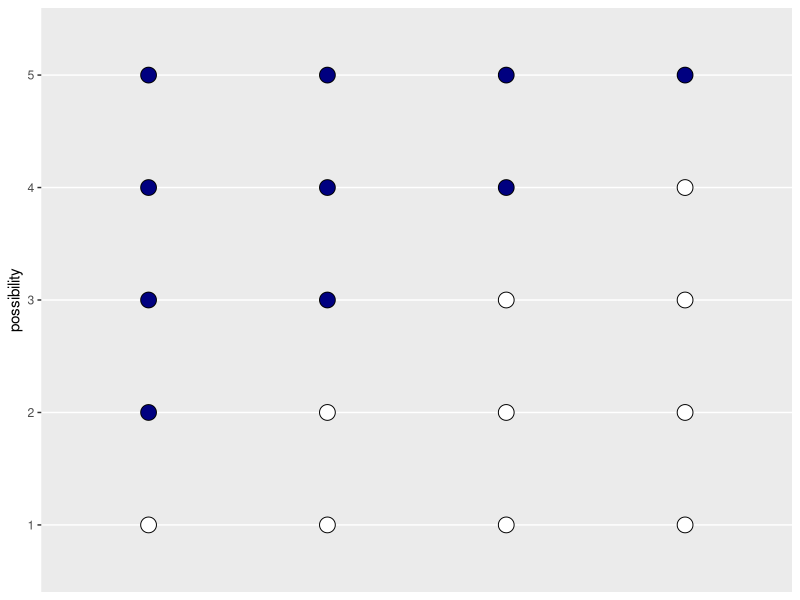
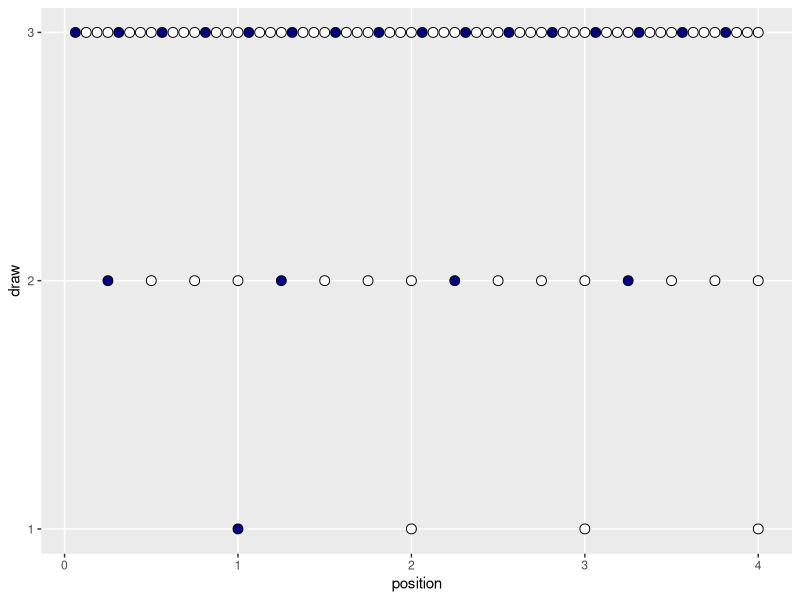
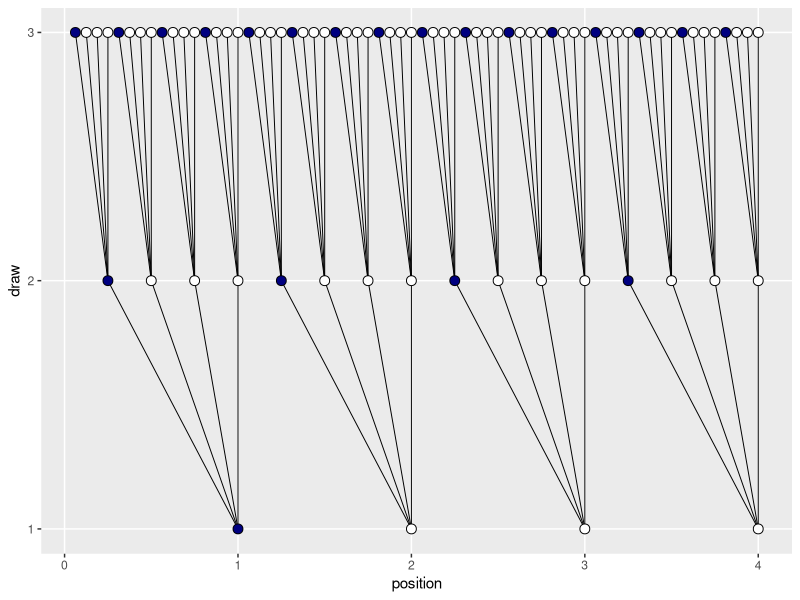
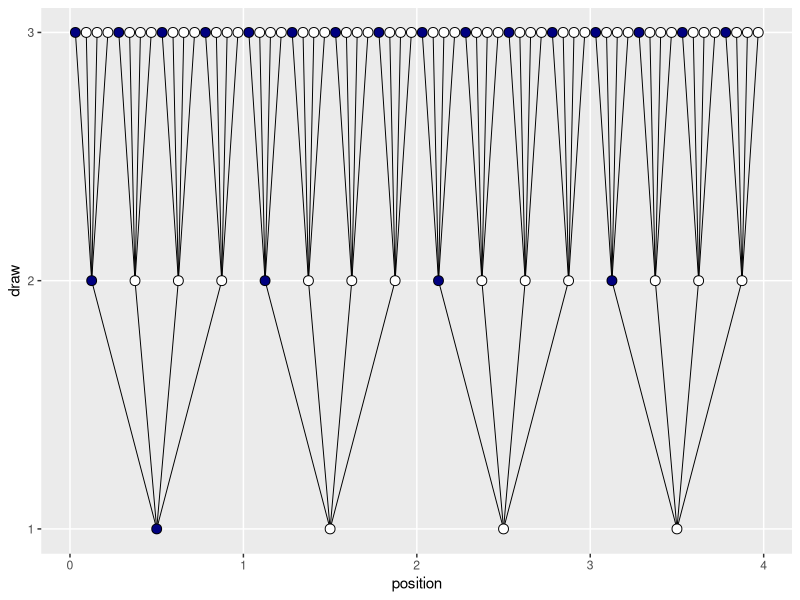
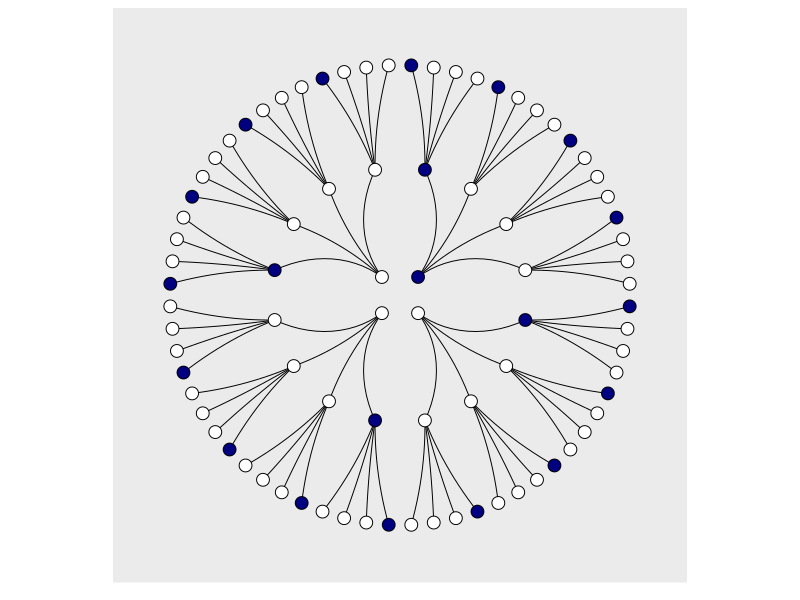
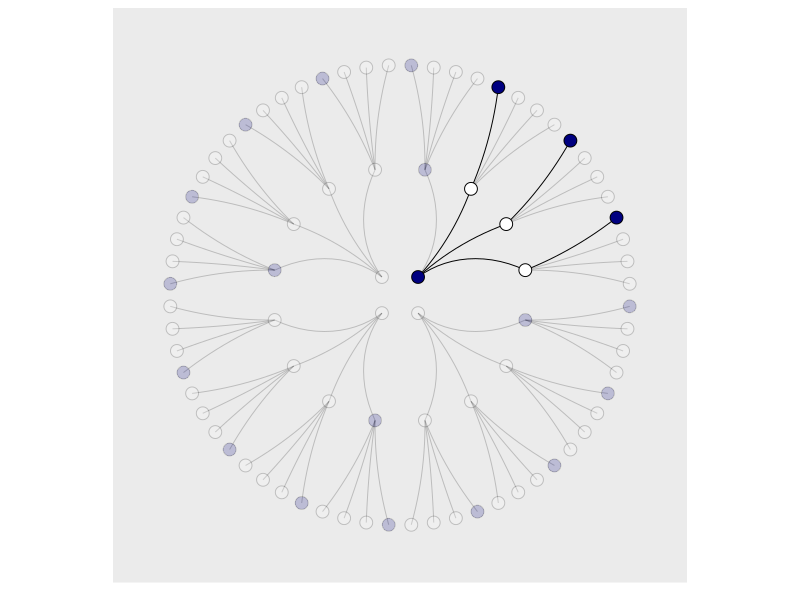
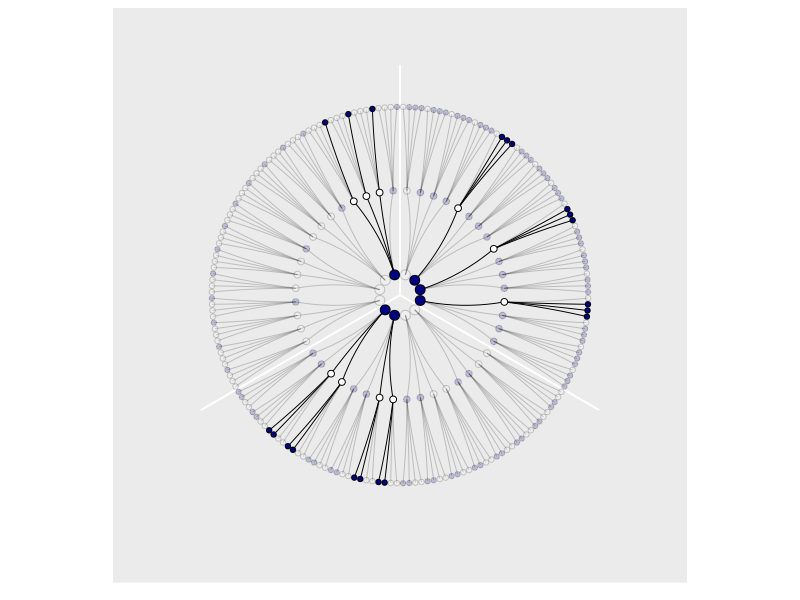

These figures' R source, in order:
## ---- chunk 1
knitr::opts_chunk$set(fig.retina = 2.5)
knitr::opts_chunk$set(fig.align = "center")
options(width = 100)
## ---- chunk 2
library(tidyverse)
## ---- chunk 3
d <-
  tibble(p1 = 0,
         p2 = rep(1:0, times = c(1, 3)),
         p3 = rep(1:0, times = c(2, 2)),
         p4 = rep(1:0, times = c(3, 1)),
         p5 = 1)

head(d)
## ---- chunk 4
d %>% 
  set_names(1:5) %>% 
  mutate(x = 1:4) %>% 
  pivot_longer(-x, names_to = "possibility") %>% 
  mutate(value = value %>% as.character()) %>% 
  
  ggplot(aes(x = x, y = possibility, fill = value)) +
  geom_point(shape = 21, size = 5) +
  scale_fill_manual(values = c("white", "navy")) +
  scale_x_discrete(NULL, breaks = NULL) +
  theme(legend.position = "none")
## ---- chunk 5
library(flextable)

tibble(draw    = 1:3,
       marbles = 4) %>% 
  mutate(possibilities = marbles ^ draw) %>% 
  flextable()
## ---- chunk 6
(
  d <-
  tibble(position = c((1:4^1) / 4^0, 
                      (1:4^2) / 4^1, 
                      (1:4^3) / 4^2),
         draw     = rep(1:3, times = c(4^1, 4^2, 4^3)),
         fill     = rep(c("b", "w"), times = c(1, 3)) %>% 
           rep(., times = c(4^0 + 4^1 + 4^2)))
)
## ---- chunk 7
d %>% 
  ggplot(aes(x = position, y = draw, fill = fill)) +
  geom_point(shape = 21, size = 3) +
  scale_fill_manual(values  = c("navy", "white")) +
  scale_y_continuous(breaks = 1:3) +
  theme(legend.position = "none",
        panel.grid.minor = element_blank())
## ---- chunk 8
# these will connect the dots from the first and second draws
(
  lines_1 <-
  tibble(x    = rep((1:4), each = 4),
         xend = ((1:4^2) / 4),
         y    = 1,
         yend = 2)
  )

# these will connect the dots from the second and third draws
(
  lines_2 <-
  tibble(x    = rep(((1:4^2) / 4), each = 4),
         xend = (1:4^3) / (4^2),
         y    = 2,
         yend = 3)
  )
## ---- chunk 9
d %>% 
  ggplot(aes(x = position, y = draw)) +
  geom_segment(data = lines_1,
               aes(x = x, xend = xend,
                   y = y, yend = yend),
               size  = 1/3) +
  geom_segment(data = lines_2,
               aes(x = x, xend = xend,
                   y = y, yend = yend),
               size  = 1/3) +
  geom_point(aes(fill = fill),
             shape = 21, size = 3) +
  scale_fill_manual(values  = c("navy", "white")) +
  scale_y_continuous(breaks = 1:3) +
  theme(legend.position  = "none",
        panel.grid.minor = element_blank())
## ---- chunk 10
d <-
  d %>% 
  mutate(denominator = ifelse(draw == 1, .5,
                              ifelse(draw == 2, .5 / 4,
                                     .5 / 4^2))) %>% 
  mutate(position = position - denominator)

d
## ---- chunk 11
(
  lines_1 <-
  lines_1 %>% 
  mutate(x    = x - 0.5,
         xend = xend - 0.5 / 4^1)
)

(
  lines_2 <-
  lines_2 %>% 
  mutate(x    = x - 0.5 / 4^1,
         xend = xend - 0.5 / 4^2)
)
## ---- chunk 12
d %>% 
  ggplot(aes(x = position, y = draw)) +
  geom_segment(data = lines_1,
               aes(x = x, xend = xend,
                   y = y, yend = yend),
               size  = 1/3) +
  geom_segment(data = lines_2,
               aes(x = x, xend = xend,
                   y = y, yend = yend),
               size  = 1/3) +
  geom_point(aes(fill = fill),
             shape = 21, size = 3) +
  scale_fill_manual(values  = c("navy", "white")) +
  scale_y_continuous(breaks = 1:3) +
  theme(legend.position  = "none",
        panel.grid.minor = element_blank())
## ---- chunk 13
d %>% 
  ggplot(aes(x = position, y = draw)) +
  geom_segment(data = lines_1,
               aes(x = x, xend = xend,
                   y = y, yend = yend),
               size = 1/3) +
  geom_segment(data = lines_2,
               aes(x = x, xend = xend,
                   y = y, yend = yend),
               size = 1/3) +
  geom_point(aes(fill = fill),
             shape = 21, size = 4) +
  scale_fill_manual(values = c("navy", "white")) +
  scale_x_continuous(NULL, limits = c(0, 4), breaks = NULL) +
  scale_y_continuous(NULL, limits = c(0.75, 3), breaks = NULL) +
  coord_polar() +
  theme(legend.position = "none",
        panel.grid = element_blank())
## ---- chunk 14
lines_1 <-
  lines_1 %>% 
  mutate(remain = c(rep(0:1, times = c(1, 3)),
                    rep(0,   times = 4 * 3)))
lines_2 <-
  lines_2 %>% 
  mutate(remain = c(rep(0,   times = 4),
                    rep(1:0, times = c(1, 3)) %>% rep(., times = 3),
                    rep(0,   times = 12 * 4)))
d <-
  d %>% 
  mutate(remain = c(rep(1:0, times = c(1, 3)),
                    rep(0:1, times = c(1, 3)),
                    rep(0,   times = 4 * 4),
                    rep(1:0, times = c(1, 3)) %>% rep(., times = 3),
                    rep(0,   times = 12 * 4))) 
# finally, the plot:
d %>% 
  ggplot(aes(x = position, y = draw)) +
  geom_segment(data = lines_1,
               aes(x = x, xend = xend,
                   y = y, yend = yend,
                   alpha = remain %>% as.character()),
               size = 1/3) +
  geom_segment(data = lines_2,
               aes(x = x, xend = xend,
                   y = y, yend = yend,
                   alpha = remain %>% as.character()),
               size = 1/3) +
  geom_point(aes(fill = fill, alpha = remain %>% as.character()),
             shape = 21, size = 4) +
  # it's the alpha parameter that makes elements semitransparent
  scale_fill_manual(values = c("navy", "white")) +
  scale_alpha_manual(values = c(1/5, 1)) +
  scale_x_continuous(NULL, limits = c(0, 4), breaks = NULL) +
  scale_y_continuous(NULL, limits = c(0.75, 3), breaks = NULL) +
  coord_polar() +
  theme(legend.position = "none",
        panel.grid = element_blank())
## ---- chunk 15
# if we make two custom functions, here, 
# it will simplify the `mutate()` code, below
n_blue  <- function(x) rowSums(x == "b")
n_white <- function(x) rowSums(x == "w")

# make the data
t <-
  tibble(d1 = rep(c("w", "b"), times = c(1, 4)),
         d2 = rep(c("w", "b"), times = c(2, 3)),
         d3 = rep(c("w", "b"), times = c(3, 2)),
         d4 = rep(c("w", "b"), times = c(4, 1))) %>% 
  mutate(blue1 = n_blue(.),
         white = n_white(.),
         blue2 = n_blue(.)) %>% 
  mutate(product = blue1 * white * blue2)

# format the table
t %>%
  transmute(conjecture = str_c("[", d1, " ", d2, " ", d3, " ", d4, "]"),
            `Ways to produce [w b w]` = str_c(blue1, " * ", white, " * ", blue2, " = ", product)) %>% 
  flextable() %>% 
  width(j = 1:2, width = c(1, 2)) %>% 
  align(align = "center", part = "all")
## ---- chunk 16
d <-
  tibble(position = c((1:4^1) / 4^0, 
                      (1:4^2) / 4^1, 
                      (1:4^3) / 4^2),
         draw     = rep(1:3, times = c(4^1, 4^2, 4^3)))

(
  d <-
  d %>% 
  bind_rows(
    d, d
  ) %>% 
  # here are the fill colors
  mutate(fill = c(rep(c("w", "b"), times = c(1, 3)) %>% rep(., times = c(4^0 + 4^1 + 4^2)),
                  rep(c("w", "b"), each  = 2)       %>% rep(., times = c(4^0 + 4^1 + 4^2)),
                  rep(c("w", "b"), times = c(3, 1)) %>% rep(., times = c(4^0 + 4^1 + 4^2)))) %>% 
  # now we need to shift the positions over in accordance with draw, like before
  mutate(denominator = ifelse(draw == 1, .5,
                              ifelse(draw == 2, .5 / 4,
                                     .5 / 4^2))) %>% 
  mutate(position = position - denominator) %>% 
  # here we'll add an index for which pie wedge we're working with
  mutate(pie_index = rep(letters[1:3], each = n()/3)) %>% 
  # to get the position axis correct for pie_index == "b" or "c", we'll need to offset
  mutate(position = ifelse(pie_index == "a", position,
                           ifelse(pie_index == "b", position + 4,
                                  position + 4 * 2)))
)
## ---- chunk 17
move_over <- function(position, index) {
  ifelse(
    index == "a", position,
    ifelse(
      index == "b", position + 4, position + 4 * 2
    )
  )
}
## ---- chunk 18
(
  lines_1 <-
  tibble(x    = rep((1:4), each = 4) %>% rep(., times = 3),
         xend = ((1:4^2) / 4)        %>% rep(., times = 3),
         y    = 1,
         yend = 2) %>% 
  mutate(x    = x - .5,
         xend = xend - .5 / 4^1) %>% 
  # here we'll add an index for which pie wedge we're working with
  mutate(pie_index = rep(letters[1:3], each = n()/3)) %>% 
  # to get the position axis correct for `pie_index == "b"` or `"c"`, we'll need to offset
  mutate(x    = move_over(position = x,    index = pie_index),
         xend = move_over(position = xend, index = pie_index))
)

(
  lines_2 <-
  tibble(x    = rep(((1:4^2) / 4), each = 4)  %>% rep(., times = 3),
         xend = (1:4^3 / 4^2)                 %>% rep(., times = 3),
         y    = 2,
         yend = 3) %>% 
  mutate(x    = x - .5 / 4^1,
         xend = xend - .5 / 4^2) %>% 
  # here we'll add an index for which pie wedge we're working with
  mutate(pie_index = rep(letters[1:3], each = n()/3)) %>% 
  # to get the position axis correct for `pie_index == "b"` or `"c"`, we'll need to offset
  mutate(x    = move_over(position = x,    index = pie_index),
         xend = move_over(position = xend, index = pie_index))
)
## ---- chunk 19
d <- 
  d %>% 
  mutate(remain = c(#pie_index == "a"
                    rep(0:1, times = c(1, 3)),
                    rep(0,   times = 4),
                    rep(1:0, times = c(1, 3)) %>% rep(., times = 3),
                    rep(0,   times = 4 * 4),
                    rep(c(0, 1, 0), times = c(1, 3, 4 * 3)) %>% rep(., times = 3),
                    # pie_index == "b"
                    rep(0:1, each = 2),
                    rep(0,   times = 4 * 2),
                    rep(1:0, each = 2) %>% rep(., times = 2),
                    rep(0,   times = 4 * 4 * 2),
                    rep(c(0, 1, 0, 1, 0), times = c(2, 2, 2, 2, 8)) %>% rep(., times = 2),
                    # pie_index == "c",
                    rep(0:1, times = c(3, 1)),
                    rep(0,   times = 4 * 3),
                    rep(1:0, times = c(3, 1)), 
                    rep(0,   times = 4 * 4 * 3),
                    rep(0:1, times = c(3, 1)) %>% rep(., times = 3),
                    rep(0,   times = 4)
                    )
         )

lines_1 <-
  lines_1 %>% 
  mutate(remain = c(rep(0,   times = 4),
                    rep(1:0, times = c(1, 3)) %>% rep(., times = 3),
                    rep(0,   times = 4 * 2),
                    rep(1:0, each  = 2) %>% rep(., times = 2),
                    rep(0,   times = 4 * 3),
                    rep(1:0, times = c(3, 1))
                    )
         )

lines_2 <-
  lines_2 %>% 
  mutate(remain = c(rep(0,   times = 4 * 4),
                    rep(c(0, 1, 0), times = c(1, 3, 4 * 3)) %>% rep(., times = 3),
                    rep(0,   times = 4 * 8),
                    rep(c(0, 1, 0, 1, 0), times = c(2, 2, 2, 2, 8)) %>% rep(., times = 2),
                    rep(0,   times = 4 * 4 * 3),
                    rep(0:1, times = c(3, 1)) %>% rep(., times = 3),
                    rep(0,   times = 4)
                    )
         )
## ---- chunk 20
d %>% 
  ggplot(aes(x = position, y = draw)) +
  geom_vline(xintercept = c(0, 4, 8), color = "white", size = 2/3) +
  geom_segment(data = lines_1,
               aes(x = x, xend = xend,
                   y = y, yend = yend,
                   alpha = remain %>% as.character()),
               size = 1/3) +
  geom_segment(data = lines_2,
               aes(x = x, xend = xend,
                   y = y, yend = yend,
                   alpha = remain %>% as.character()),
               size = 1/3) +
  geom_point(aes(fill = fill, size = draw, alpha = remain %>% as.character()),
             shape = 21) +
  scale_fill_manual(values = c("navy", "white")) +
  scale_size_continuous(range = c(3, 1.5)) +
  scale_alpha_manual(values = c(0.2, 1)) +
  scale_x_continuous(NULL, limits = c(0, 12), breaks = NULL) +
  scale_y_continuous(NULL, limits = c(0.75, 3.5), breaks = NULL) +
  coord_polar() +
  theme(legend.position = "none",
        panel.grid = element_blank())
## ---- chunk 21
# update t
t <-
  t %>% 
  mutate(nc = blue1 * product)

# format the table
t %>%
  transmute(Conjecture            = str_c("[", d1, " ", d2, " ", d3, " ", d4, "]"),
            `Ways to produce [b]` = blue1,
            `Prior counts`        = product,
            `New count`           = str_c(blue1, " * ", product, " = ", nc)) %>% 
  flextable() %>% 
  width(width = c(1, 1, 0.8, 1)) %>% 
  align(align = "center", part = "all") %>% 
  align(j = 4, align = "left", part = "all") %>% 
  valign(valign = "bottom", part = "header")
## ---- chunk 22
# update t
t <-
  t %>% 
  rename(pc = nc) %>% 
  mutate(fc = c(0, 3:0)) %>% 
  mutate(nc = pc * fc) 

# format the table
t %>% 
  transmute(Conjecture      = str_c("[", d1, " ", d2, " ", d3, " ", d4, "]"),
            `Prior count`   = pc,
            `Factory count` = fc,
            `New count`     = str_c(pc, " * ", fc, " = ", nc)) %>% 
  flextable() %>% 
  width(width = c(1, 1, 0.8, 1)) %>% 
  align(align = "center", part = "all") %>% 
  align(j = 4, align = "left", part = "all") %>% 
  valign(valign = "bottom", part = "header")
## ---- chunk 23
# update t
t %>% 
  rename(ways = product) %>% 
  mutate(p = blue1 / 4) %>% 
  mutate(pl = ways / sum(ways)) %>% 
  transmute(`Possible composition` = str_c("[", d1, " ", d2, " ", d3, " ", d4, "]"),
            p                      = p,
            `Ways to produce data` = ways,
            `Plausibility`         = pl) %>% 
  
  # format for the table
  flextable() %>% 
  width(width = c(1.8, 1, 1.2, 1)) %>% 
  align(align = "center", part = "all") %>% 
  valign(valign = "bottom", part = "header") %>% 
  italic(j = 2, part = "header")
## ---- chunk 24
ways <- c(0, 3, 8, 9, 0)

ways / sum(ways)
## ---- chunk 25
sessionInfo()
## ---- chunk 26
# pacman::p_unload(pacman::p_loaded(), character.only = TRUE)
